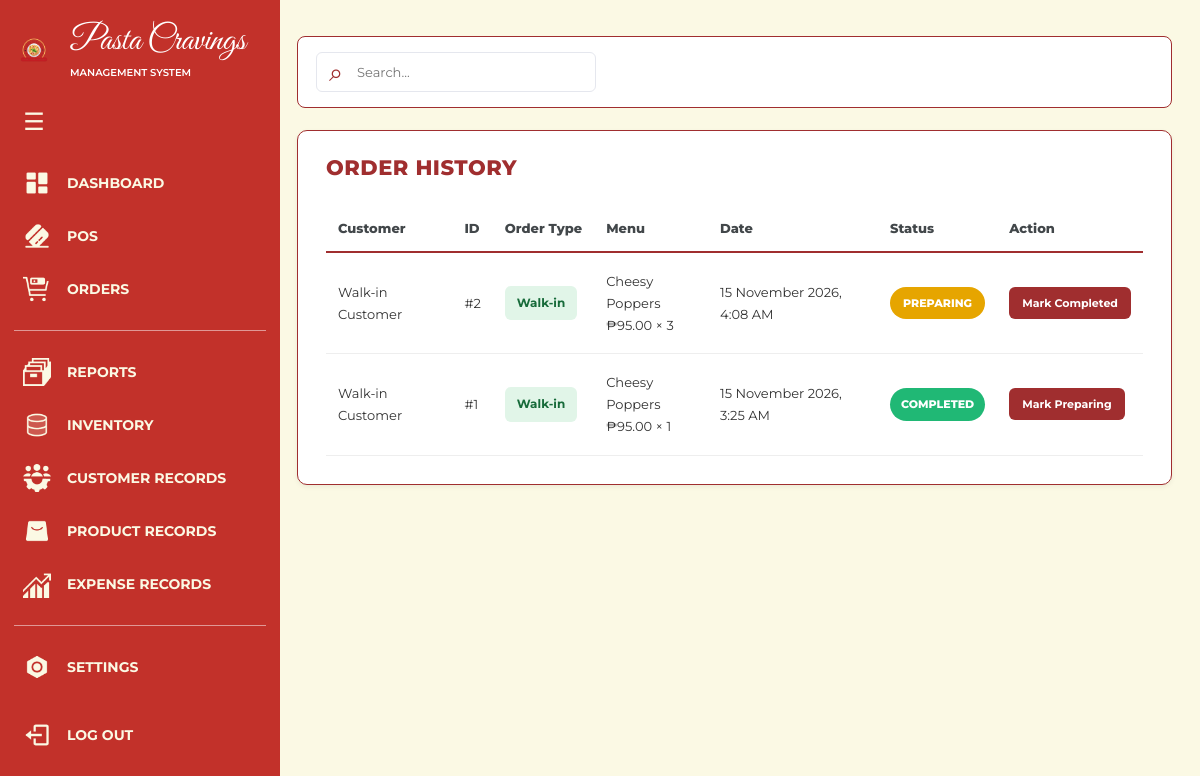
/orders/ (signed in), run on an earlier commit of the app's database.
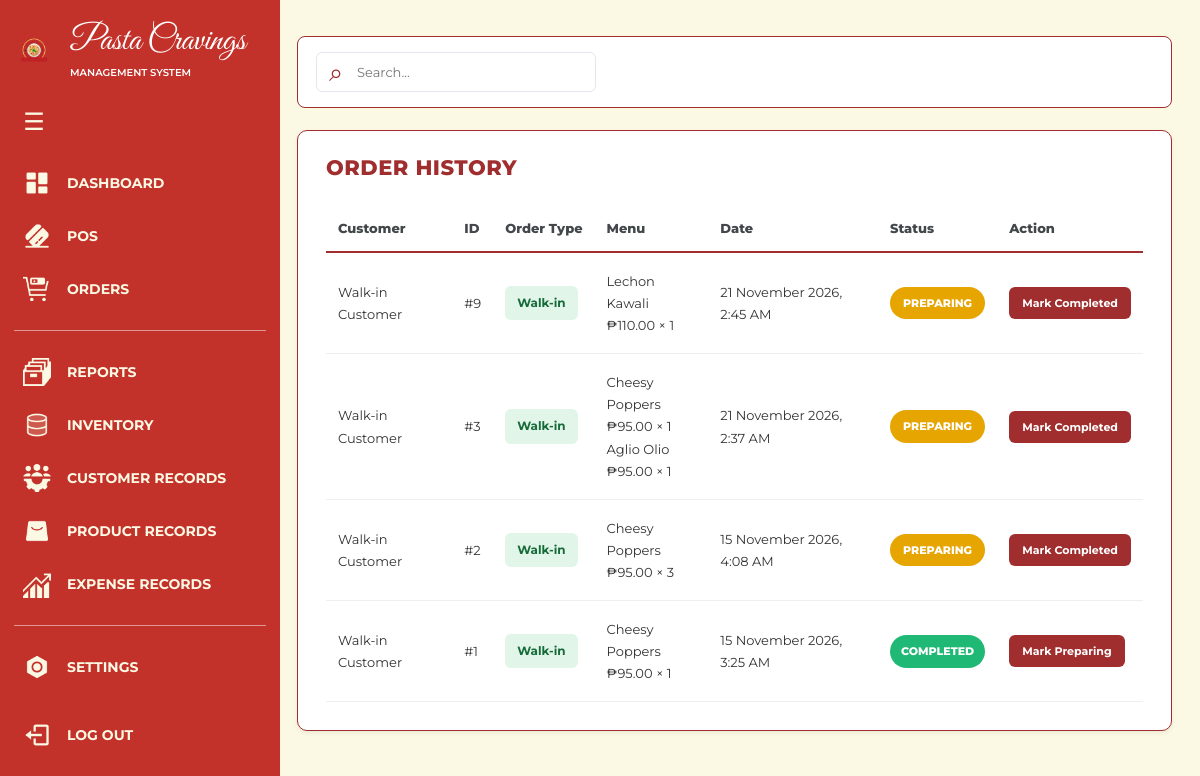
And on a later commit of the database.
### apps/orders/models.py (models this page shows, shortened)
class Order(models.Model):
    class Status(models.TextChoices):
        PREPARING = "PREPARING", "Preparing"
        COMPLETED = "COMPLETED", "Completed"
    customer = models.ForeignKey(
        Customer,
        on_delete=models.CASCADE,
        null=True,
        blank=True,
        related_name="orders"
    )
    customer_name = models.CharField(
        max_length=150,
        default="Walk-in Customer"
    )
    order_date = models.DateTimeField(auto_now_add=True)
    status = models.CharField(
        max_length=20,
        choices=Status.choices,
        default=Status.PREPARING
    )
    payment_method = models.CharField(
        max_length=50,
        default="Cash"
    )
    order_type = models.CharField(
        max_length=20,
        default="Dine In"
    )
    subtotal = models.DecimalField(
        max_digits=10,
        decimal_places=2,
        default=Decimal("0.00")
    )
    service_charge = models.DecimalField(
        max_digits=10,
        decimal_places=2,
        default=Decimal("0.00")
    )
    ppn = models.DecimalField(
        max_digits=10,
        decimal_places=2,
        default=Decimal("0.00")
    )
    total_amount = models.DecimalField(
        max_digits=10,
        decimal_places=2,
        default=Decimal("0.00")
    )
    cash_received = models.DecimalField(
        max_digits=10,
        decimal_places=2,
        default=Decimal("0.00")
    )
    change_amount = models.DecimalField(
        max_digits=10,
        decimal_places=2,
        default=Decimal("0.00")
    )

class OrderItem(models.Model):
    order = models.ForeignKey(
        Order,
        on_delete=models.CASCADE,
        related_name="items"
    )
    product_name = models.CharField(max_length=150)
    quantity = models.PositiveIntegerField(
        validators=[MinValueValidator(1)]
    )
    unit_price = models.DecimalField(
        max_digits=10,
        decimal_places=2,
        validators=[MinValueValidator(0)]
    )

### apps/orders/views.py (the view)
# urls.py: path("", views.orders, name="orders"),
@login_required
def orders(request):
    order_list = Order.objects.prefetch_related(
        "items"
    ).order_by("-order_date")
    return render(request, "orders.html", {
        "orders": order_list
    })

### templates/orders.html (shortened to what this page needs)
{% extends "base.html" %}
{% load static %}
{% block extra_css %}
<link rel="stylesheet" href="{% static 'css/orders.css' %}">
{% endblock %}
{% block navbar %}
    {% include "components/navbar_database.html" %}
{% endblock %}
{% block content %}
<main class="main">
    <header class="topbar">
        <label class="search-box">
            <span class="search-icon">⌕</span>
            <input type="search" placeholder="Search...">
        </label>
    </header>
    <section class="order-history">
        <h2>ORDER HISTORY</h2>
        <div class="table-container">
            <table>
                <thead>
                    <tr>
                        <th>Customer</th>
                        <th>ID</th>
                        <th>Order Type</th>
                        <th>Menu</th>
                        <th>Date</th>
                        <th>Status</th>
                        <th>Action</th>
                    </tr>
                </thead>
                <tbody>
                    {% for order in orders %}
                    <tr>
                        <td>{{ order.customer_name }}</td>
                        <td>#{{ order.id }}</td>
                        <td>
                            <span class="order-type {{ order.order_type|lower|slugify }}">
                                {{ order.order_type }}
                            </span>
                        </td>
                        <td>
                            {% for item in order.items.all %}
                                {{ item.product_name }}<br>
                                ₱{{ item.unit_price|floatformat:2 }} × {{ item.quantity }}
                                {% if not forloop.last %}<br>{% endif %}
                            {% empty %}
                                No items
                            {% endfor %}
                        </td>
                        <td>{{ order.order_date|date:"d F Y, g:i A" }}</td>
                        <td>
                            <span class="status {{ order.status|lower }}">
                                {{ order.get_status_display|upper }}
                            </span>
                        </td>
                        <td>
                            {% if order.status == "PREPARING" or order.status == "COMPLETED" %}
                                <form class="status-form"
                                      action="{% url 'toggle_order_status' order.id %}"
                                      method="post">
                                    <button type="submit" class="status-toggle">
                                        {% if order.status == "PREPARING" %}
                                            Mark Completed
                                        {% else %}
                                            Mark Preparing
                                        {% endif %}
                                    </button>
                                </form>
                            {% else %}
                                —
                            {% endif %}
                        </td>
                    </tr>
                    {% empty %}
                    <tr>
                        <td colspan="7" class="empty-orders">
                            No orders found.
                        </td>
                    </tr>
                    {% endfor %}
                </tbody>
            </table>
        </div>
    </section>
</main>
{% endblock %}

What changed in the data, as far as the page shows it:
added Order: customer_name "Walk-in Customer", id "9", order_type "Walk-in", order_date "21 November 2026, 2:45 AM", status "PREPARING", shows "Mark Completed"
added OrderItem: product_name "Lechon Kawali", unit_price "110.00", quantity "1", shown under "Walk-in Customer"
added Order: customer_name "Walk-in Customer", id "3", order_type "Walk-in", order_date "21 November 2026, 2:37 AM", status "PREPARING", shows "Mark Completed"
added OrderItem: product_name "Cheesy Poppers", unit_price "95.00", quantity "1", shown under "Walk-in Customer"
added OrderItem: product_name "Aglio Olio", unit_price "95.00", quantity "1", shown under "Walk-in Customer"
